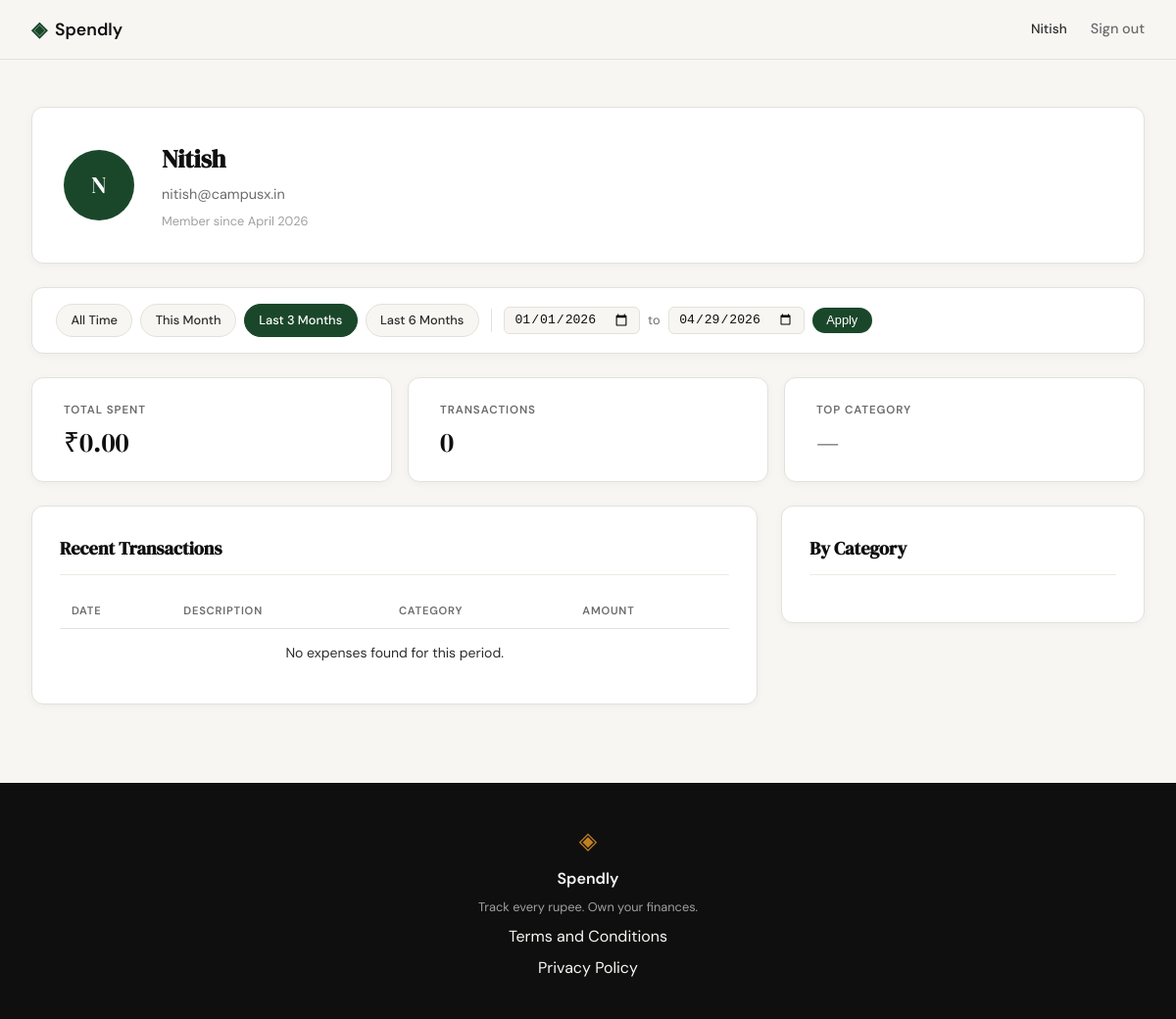
The page /profile?date_from=2026-01-01&date_to=2026-04-29 (signed in) on the database as committed earlier.
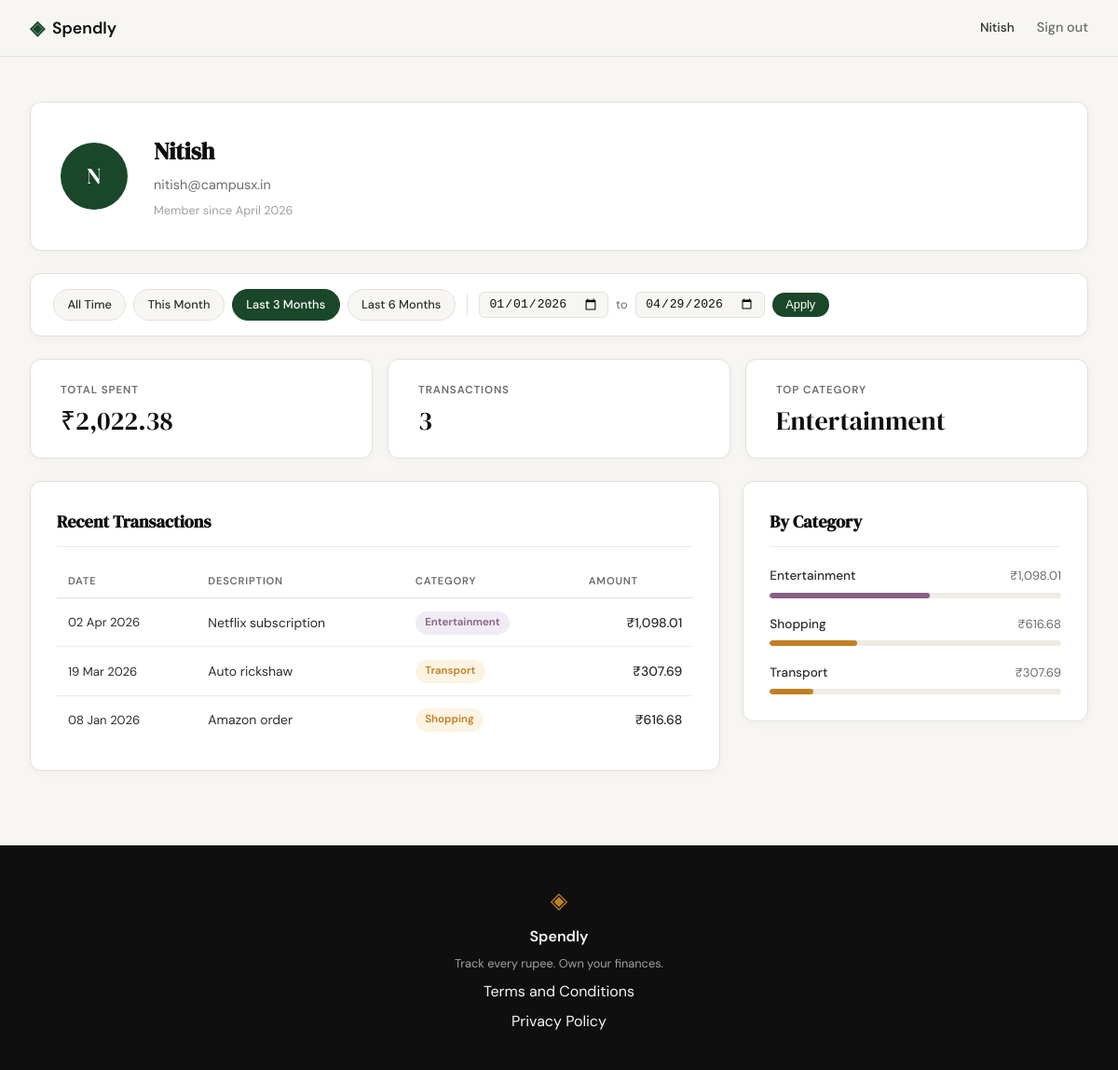
The same page on the database as committed later.
### tables this page shows
CREATE TABLE users (
            id            INTEGER PRIMARY KEY AUTOINCREMENT,
            name          TEXT    NOT NULL,
            email         TEXT    UNIQUE NOT NULL,
            password_hash TEXT    NOT NULL,
            created_at    TEXT    DEFAULT (datetime('now'))
        );

CREATE TABLE expenses (
            id          INTEGER PRIMARY KEY AUTOINCREMENT,
            user_id     INTEGER NOT NULL REFERENCES users(id),
            amount      REAL    NOT NULL,
            category    TEXT    NOT NULL,
            date        TEXT    NOT NULL,
            description TEXT,
            created_at  TEXT    DEFAULT (datetime('now'))
        );

### app.py (the view)
@app.route("/profile")
def profile():
    if not session.get("user_id"):
        return redirect(url_for("login"))
    uid = session["user_id"]
    today = date.today()
    date_from = _parse_date(request.args.get("date_from"))
    date_to = _parse_date(request.args.get("date_to"))
    if date_from and date_to and date_from > date_to:
        flash("Start date must be before end date.", "error")
        date_from = date_to = None
    today_str = today.isoformat()
    this_month_from = today.replace(day=1).isoformat()
    this_month_to = today.replace(
        day=calendar.monthrange(today.year, today.month)[1]
    ).isoformat()
    presets = {
        "this_month": {"date_from": this_month_from, "date_to": this_month_to},
        "last_3":     {"date_from": _months_ago(today, 3), "date_to": today_str},
        "last_6":     {"date_from": _months_ago(today, 6), "date_to": today_str},
    }
    return render_template(
        "profile.html",
        user=get_user_by_id(uid),
        stats=get_summary_stats(uid, date_from, date_to),
        expenses=get_recent_transactions(uid, date_from=date_from, date_to=date_to),
        categories=get_category_breakdown(uid, date_from, date_to),
        date_from=date_from,
        date_to=date_to,
        presets=presets,
    )

### app.py (called while the page is built)
def _parse_date(val):
    try:
        datetime.strptime(val, "%Y-%m-%d")
        return val
    except (ValueError, TypeError):
        return None

def _months_ago(today, n):
    m, y = today.month - n, today.year
    while m <= 0:
        m += 12
        y -= 1
    return date(y, m, 1).isoformat()

### database/db.py (called while the page is built)
def get_db():
    conn = sqlite3.connect(DB_PATH)
    conn.row_factory = sqlite3.Row
    conn.execute("PRAGMA foreign_keys = ON")
    return conn

### database/queries.py (called while the page is built)
def _build_date_filter(date_from, date_to):
    if date_from and date_to:
        return "AND date BETWEEN ? AND ?", [date_from, date_to]
    return "", []

def get_user_by_id(user_id):
    conn = get_db()
    row = conn.execute(
        "SELECT id, name, email, created_at FROM users WHERE id = ?",
        (user_id,),
    ).fetchone()
    conn.close()
    if row is None:
        return None
    name = row["name"]
    initials = "".join(w[0].upper() for w in name.split() if w)
    member_since = datetime.strptime(row["created_at"], "%Y-%m-%d %H:%M:%S").strftime("%B %Y")
    return {
        "name": name,
        "email": row["email"],
        "initials": initials,
        "member_since": member_since,
    }

def get_recent_transactions(user_id, limit=10, date_from=None, date_to=None):
    date_clause, date_params = _build_date_filter(date_from, date_to)
    params = [user_id] + date_params + [limit]
    conn = get_db()
    rows = conn.execute(
        "SELECT date, description, category, amount "
        "FROM expenses "
        "WHERE user_id = ? "
        + date_clause +
        " ORDER BY date DESC, id DESC "
        "LIMIT ?",
        params,
    ).fetchall()
    conn.close()
    return [
        {
            "date": datetime.strptime(row["date"], "%Y-%m-%d").strftime("%d %b %Y"),
            "description": row["description"],
            "category": row["category"],
            "amount": "{:,.2f}".format(row["amount"]),
        }
        for row in rows
    ]

### templates/profile.html (shortened to what this page needs)
{% extends "base.html" %}
{% block head %}
<link rel="stylesheet" href="{{ url_for('static', filename='css/profile.css') }}">
{% endblock %}
{% block content %}
<div class="profile-page">
    <div class="profile-inner">
        <div class="profile-header-card">
            <div class="profile-avatar">{{ user.initials }}</div>
            <div class="profile-info">
                <h1 class="profile-name">{{ user.name }}</h1>
                <p class="profile-email">{{ user.email }}</p>
                <p class="profile-since">Member since {{ user.member_since }}</p>
            </div>
        </div>
        <div class="filter-bar">
            <div class="filter-presets">
                <a href="{{ url_for('profile') }}"
                   class="filter-preset-btn{% if not date_from and not date_to %} filter-preset-btn--active{% endif %}">
                    All Time
                </a>
                <a href="{{ url_for('profile', date_from=presets.this_month.date_from, date_to=presets.this_month.date_to) }}"
                   class="filter-preset-btn{% if date_from == presets.this_month.date_from and date_to == presets.this_month.date_to %} filter-preset-btn--active{% endif %}">
                    This Month
                </a>
                <a href="{{ url_for('profile', date_from=presets.last_3.date_from, date_to=presets.last_3.date_to) }}"
                   class="filter-preset-btn{% if date_from == presets.last_3.date_from and date_to == presets.last_3.date_to %} filter-preset-btn--active{% endif %}">
                    Last 3 Months
                </a>
                <a href="{{ url_for('profile', date_from=presets.last_6.date_from, date_to=presets.last_6.date_to) }}"
                   class="filter-preset-btn{% if date_from == presets.last_6.date_from and date_to == presets.last_6.date_to %} filter-preset-btn--active{% endif %}">
                    Last 6 Months
                </a>
            </div>
            <form class="filter-form" method="GET" action="{{ url_for('profile') }}">
                <input type="date" name="date_from" class="filter-date-input"
                       value="{{ date_from or '' }}">
                <span class="filter-to-label">to</span>
                <input type="date" name="date_to" class="filter-date-input"
                       value="{{ date_to or '' }}">
                <button type="submit" class="filter-apply-btn">Apply</button>
            </form>
        </div>
        <div class="profile-stats">
            <div class="stat-card">
                <span class="stat-label">Total Spent</span>
                <span class="stat-value">₹{{ stats.total }}</span>
            </div>
            <div class="stat-card">
                <span class="stat-label">Transactions</span>
                <span class="stat-value">{{ stats.count }}</span>
            </div>
            <div class="stat-card">
                <span class="stat-label">Top Category</span>
                <span class="stat-value">{{ stats.top_category }}</span>
            </div>
        </div>
        <div class="profile-grid">
            <div class="profile-section">
                <h2 class="section-title">Recent Transactions</h2>
                <div class="tx-table-wrapper">
                    <table class="tx-table">
                        <thead>
                            <tr>
                                <th>Date</th>
                                <th>Description</th>
                                <th>Category</th>
                                <th class="tx-amount-col">Amount</th>
                            </tr>
                        </thead>
                        <tbody>
                            {% for tx in expenses %}
                            <tr>
                                <td class="tx-date">{{ tx.date }}</td>
                                <td class="tx-desc">{{ tx.description }}</td>
                                <td>
                                    <span class="cat-badge cat-badge--{{ tx.category | lower }}">
                                        {{ tx.category }}
                                    </span>
                                </td>
                                <td class="tx-amount">₹{{ tx.amount }}</td>
                            </tr>
                            {% endfor %}
                            {% if not expenses %}
                            <tr>
                                <td colspan="4" class="tx-empty">No expenses found for this period.</td>
                            </tr>
                            {% endif %}
                        </tbody>
                    </table>
                </div>
            </div>
            <div class="profile-section">
                <h2 class="section-title">By Category</h2>
                <div class="category-list">
                    {% for cat in categories %}
                    <div class="cat-row">
                        <div class="cat-row-header">
                            <span class="cat-row-name">{{ cat.name }}</span>
                            <span class="cat-row-amount">₹{{ cat.amount }}</span>
                        </div>
                        <div class="cat-bar-track">
                            <div class="cat-bar cat-bar--{{ cat.name | lower }}"
                                 style="width: {{ cat.percent }}%"></div>
                        </div>
                    </div>
                    {% endfor %}
                </div>
            </div>
        </div>
    </div>
</div>
{% endblock %}

### templates/base.html (shortened to what this page needs)
<!DOCTYPE html>
<html lang="en">
<head>
    <link rel="stylesheet" href="{{ url_for('static', filename='css/style.css') }}">
    {% block head %}{% endblock %}
</head>
<body>
    <nav class="navbar">
        <div class="nav-inner">
            <a href="{{ url_for('landing') }}" class="nav-brand">
                <span class="brand-icon">◈</span>
                <span class="brand-name">Spendly</span>
            </a>
            <div class="nav-links">
                {% if session.user_id %}
                <span class="nav-username">{{ session.user_name }}</span>
                <a href="{{ url_for('logout') }}">Sign out</a>
                {% else %}
                <a href="{{ url_for('login') }}">Sign in</a>
                <a href="{{ url_for('register') }}" class="nav-cta">Get started</a>
                {% endif %}
            </div>
        </div>
    </nav>
    <main class="main-content">
        {% block content %}{% endblock %}
    </main>
    <footer class="footer">
        <div class="footer-inner">
            <span class="brand-icon">◈</span>
            <span class="footer-name">Spendly</span>
            <p class="footer-copy">Track every rupee. Own your finances.</p>
            <a href="/terms">Terms and Conditions</a>
            <a href="/privacy">Privacy Policy</a>
        </div>
    </footer>
</body>
</html>

### static/css/style.css (style rules this page uses)
:root { --ink: #0f0f0f; --ink-soft: #2d2d2d; --ink-muted: #6b6b6b; --ink-faint: #a0a0a0; --paper: #f7f6f3; --paper-warm: #f0ede6; --paper-card: #ffffff; --accent: #1a472a; --accent-light: #e8f0eb; --accent-2: #c17f24; --accent-2-light: #fdf3e3; --danger: #c0392b; --danger-light: #fdecea; --success: #1a472a; --success-light: #e8f0eb; --border: #e4e1da; --border-soft: #eeebe4; --font-display: 'DM Serif Display', Georgia, serif; --font-body: 'DM Sans', system-ui, sans-serif; --max-width: 1200px; --auth-width: 440px; --radius-sm: 6px; --radius-md: 12px; --radius-lg: 20px; }
*, *::before, *::after { box-sizing: border-box; margin: 0; padding: 0; }
html { font-size: 16px; scroll-behavior: smooth; }
body { background: var(--paper); color: var(--ink); font-family: var(--font-body); font-size: 1rem; line-height: 1.6; -webkit-font-smoothing: antialiased; }
a { color: inherit; text-decoration: none; }
.navbar { position: sticky; top: 0; z-index: 100; background: var(--paper); border-bottom: 1px solid var(--border); padding: 0 2rem; }
.nav-inner { max-width: var(--max-width); margin: 0 auto; height: 60px; display: flex; align-items: center; justify-content: space-between; }
.nav-brand { display: flex; align-items: center; gap: 0.5rem; font-family: var(--font-body); font-weight: 600; font-size: 1.1rem; color: var(--ink); }
.brand-icon { color: var(--accent); font-size: 1.3rem; }
.brand-name { color: var(--ink); }
.nav-links { display: flex; align-items: center; gap: 1.5rem; font-size: 0.9rem; font-weight: 500; }
.nav-links a { color: var(--ink-muted); transition: color 0.2s; }
.main-content { min-height: calc(100vh - 60px - 100px); }
.footer { background: var(--ink); color: var(--paper); padding: 2.5rem 2rem; text-align: center; }
.footer-inner { display: flex; flex-direction: column; align-items: center; gap: 0.4rem; }
.footer .brand-icon { color: var(--accent-2); font-size: 1.5rem; }
.footer-name { font-weight: 600; font-size: 1rem; }
.footer-copy { font-size: 0.8rem; color: var(--ink-faint); }

Rows that differ between the two databases and show on the page:
added expenses: top_category "Entertainment", date "02 Apr 2026", description "Netflix subscription", category "Entertainment", amount "1,098.01", name "Entertainment", {{ cat.percent }} 55 (drawn)
added expenses: date "19 Mar 2026", description "Auto rickshaw", category "Transport", amount "307.69", name "Transport", {{ cat.percent }} 15 (drawn)
added expenses: date "08 Jan 2026", description "Amazon order", category "Shopping", amount "616.68", name "Shopping", {{ cat.percent }} 30 (drawn)
Other text that changed with them:
{{ stats.total }}: "0.00" → "2,022.38"
{{ stats.count }}: "0" → "3"
{{ stats.top_category }}: "—" → (not shown)
text no longer shown: "No expenses found for this period."
